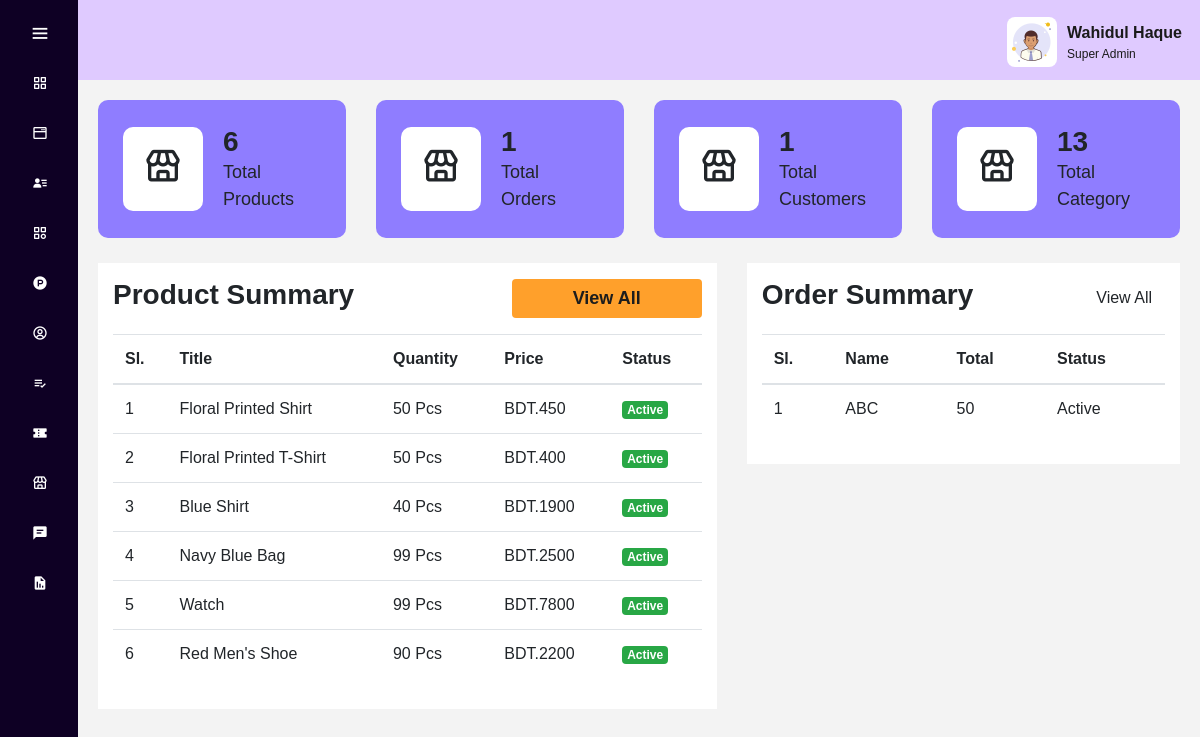
Page /views/admin/dashboard.php (signed in) on the committed database.
### tables this page shows
CREATE TABLE `products` (
  `id` int(10) UNSIGNED NOT NULL,
  `title` varchar(255) NOT NULL,
  `slug` varchar(255) NOT NULL,
  `s_desc` text DEFAULT NULL,
  `desc` text DEFAULT NULL,
  `quantity` int(10) UNSIGNED NOT NULL DEFAULT 1,
  `regular_price` int(11) NOT NULL DEFAULT 0,
  `offer_price` int(11) NOT NULL,
  `sku_code` varchar(255) DEFAULT NULL,
  `product_type` int(11) NOT NULL DEFAULT 0,
  `tags` varchar(255) DEFAULT NULL,
  `featured_item` int(11) NOT NULL DEFAULT 0,
  `status` int(11) NOT NULL DEFAULT 0,
  `cat_id` int(11) NOT NULL,
  `image` text DEFAULT NULL
);

### controller/admin/OrderController.php (called while the page is built, shortened)
<?php
    function getAllOrders(){
        $db = dbConnection();
        $sql_query  = "SELECT * FROM `orders`";
        $result     = mysqli_query($db, $sql_query);
        return $result;
    }
?>

### controller/admin/ReviewController.php (called while the page is built, shortened)
<?php
    function getAllReviews(){
        $db = dbConnection();
        $sql_query  = "SELECT * FROM `reviews`";
        $result     = mysqli_query($db, $sql_query);
        return $result;
    }
?>

### controller/admin/CategoryController.php (called while the page is built, shortened)
<?php
    function getAllCategory(){
        $db = dbConnection();
        $sql_query  = "SELECT * FROM `categories`";
        $result     = mysqli_query($db, $sql_query);
        return $result;
    }
?>

### views/admin/dashboard.php (the view, shortened to what this page needs)
<?php
    include "../../controller/admin/OrderController.php";
    include "../../controller/admin/ReviewController.php";
    if(isset($_SESSION['user'])){
        $sql_query      = "select * from products";
        $allProducts    = mysqli_query($db, $sql_query);
        $sl_product     = 1;
?>
    <!DOCTYPE html>
    <html lang="en">
    <head>
        <?php include "includes/css.php"; ?>
    </head>
<body>
    <section class="main">
        <?php include "includes/sidebar.php";?>
        <div class="home_content">
            <?php include "includes/topbar.php";?>
            <div class="content_area">
                <div class="row db-toprow">
                    <div class="col-md-3">
                        <div class="dash-box">
                            <div class="icon-box">
                                <i class="bx bx-store"></i>
                            </div>
                            <div class="text-box">
                                <h4><?=mysqli_num_rows($allProducts)?></h4>
                                <p>Total Products</p>
                            </div>
                        </div>
                    </div>
                    <div class="col-md-3">
                        <div class="dash-box">
                            <div class="icon-box">
                                <i class="bx bx-store"></i>
                            </div>
                            <div class="text-box">
                                <h4><?=mysqli_num_rows(getAllOrders())?></h4>
                                <p>Total Orders</p>
                            </div>
                        </div>
                    </div>
                    <div class="col-md-3">
                        <div class="dash-box">
                            <div class="icon-box">
                                <i class="bx bx-store"></i>
                            </div>
                            <div class="text-box">
                                <h4><?=mysqli_num_rows(getAllReviews())?></h4>
                                <p>Total Customers</p>
                            </div>
                        </div>
                    </div>
                    <div class="col-md-3">
                        <div class="dash-box">
                            <div class="icon-box">
                                <i class="bx bx-store"></i>
                            </div>
                            <div class="text-box">
                                <h4><?=mysqli_num_rows(getAllCategory())?></h4>
                                <p>Total Category</p>
                            </div>
                        </div>
                    </div>
                </div>
                <div class="row db-midrow">
                    <div class="col-md-7">
                        <div class="table-box">
                            <div class="tbl-head">
                                <h4>Product Summary</h4>
                                <a href="product.php?do=Manage" class="btn btn-custom">View All</a>
                            </div>
                            <table class="table">
                                <thead>
                                    <th>Sl.</th>
                                    <th>Title</th>
                                    <th>Quantity</th>
                                    <th>Price</th>
                                    <th>Status</th>
                                </thead>
                                <tbody>
                                <?php
                                    while($item = mysqli_fetch_object($allProducts) ){
                                        ?>
                                            <tr>
                                                <td><?=$sl_product++?></td>
                                                <td><?=$item->title?></td>
                                                <td><?=$item->quantity?> Pcs</td>
                                                <td>BDT.<?=$item->regular_price?></td>
                                                <td>
                                                    <?php
                                                        if($item->status == 1){
                                                            ?>
                                                                <span class="badge badge-success">Active</span>
                                                            <?php
                                                        }
                                                        else if($item->status == 0){
                                                            ?>
                                                                <span class="badge badge-danger">Inactive</span>
                                                            <?php
                                                        }
                                                    ?>
                                                </td>
                                            </tr>
                                        <?php
                                    }
                                ?>
                                </tbody>
                            </table>
                        </div>
                    </div>
                    <div class="col-md-5">
                        <div class="table-box">
                            <div class="tbl-head">
                                <h4>Order Summary</h4>
                                <a href="products.html" class="btn">View All</a>
                            </div>
                            <table class="table">
                                <thead>
                                    <th>Sl.</th>
                                    <th>Name</th>
                                    <th>Total</th>
                                    <th>Status</th>
                                </thead>
                                <tbody>
                                    <tr>
                                        <td>1</td>
                                        <td>ABC</td>
                                        <td>50</td>
                                        <td>Active</td>
                                    </tr>
                                </tbody>
                            </table>
                        </div>
                    </div>
                </div>
            </div>
        </div>
    </section>
</body>
</html>
<?php
    }
    else{
        header('location: ../login.php');
    }
?>

### views/admin/includes/css.php (shortened to what this page needs)
<link rel="stylesheet" href="https://cdn.jsdelivr.net/npm/bootstrap@4.6.0/dist/css/bootstrap.min.css">
<link rel="stylesheet" href="https://cdnjs.cloudflare.com/ajax/libs/font-awesome/5.15.3/css/all.min.css" />
<link rel="stylesheet" href="../../assets/admin/css/adm_style.css">
<link href='https://unpkg.com/boxicons@2.0.7/css/boxicons.min.css' rel='stylesheet'>

### views/admin/includes/sidebar.php (shortened to what this page needs)
<div class="sidebar">
    <div class="logo_content">
        <i class='bx bx-menu' id="btn-sidebar"></i>
    </div>
    <ul class="nav_list list-unstyled">
        <li>
            <a href="dashboard.php">
                <i class='bx bx-grid-alt' ></i>
            </a>
        </li>
        <li>
            <a href="webinfo.php?do=Manage">
                <i class='bx bx-window-alt'></i>
            </a>
        </li>
        <li>
            <a href="users.php?do=Manage">
                <i class='bx bxs-user-detail'></i>
            </a>
        </li>
        <li>
            <a href="category.php?do=Manage">
                <i class='bx bx-category' ></i>
            </a>
        </li>
        <li>
            <a href="product.php?do=Manage">
                <i class='bx bxl-product-hunt' ></i>
            </a>
        </li>
        <li>
            <a href="customers.php?do=Manage">
                <i class='bx bx-user-circle' ></i>
            </a>
        </li>
        <li>
            <a href="orders.php?do=Manage">
                <i class='bx bx-list-check' ></i>
            </a>
        </li>
        <li>
            <a href="coupons.php?do=Manage">
                <i class='bx bxs-coupon' ></i>
            </a>
        </li>
        <li>
            <a href="payments.php?do=Manage">
                <i class='bx bx-store' ></i>
            </a>
        </li>
        <li>
            <a href="reviews.php?do=Manage">
                <i class='bx bxs-comment-detail'></i>
            </a>
        </li>
        <li>
            <a href="reports.php?do=Manage">
                <i class='bx bxs-report' ></i>
            </a>
        </li>
    </ul>
</div>

### views/admin/includes/topbar.php (shortened to what this page needs)
<?php
    if(strpos($_SERVER['REQUEST_URI'], "product")){
        ?>
        <div class="topbar">
            <div class="search_box">
                <i class='bx bx-search-alt'></i>
                <input type="text" placeholder="Search" class="search">
            </div>
            <div class="profile_content dropdown">
                <a href="pages/profile.html" class="profile_btn dropdown-toggle" type="button" id="dropdownMenuButton" data-toggle="dropdown" aria-haspopup="true" aria-expanded="false">
                    <div class="profile">
                        <div class="profile_details">
                            <img src="../../assets/img/users/<?=$_SESSION['user']['image']?>" alt="">
                            <div class="name_job">
                                <div class="name"><?= (isset($_SESSION['user'])) ? $_SESSION['user']['name'] : "Demo Name"; ?></div>
                                <div class="job"><?= ($_SESSION['user']['user_type'] == "ADM") ? "Super Admin" : ""; ?></div>
                            </div>
                        </div>
                    </div>
                    <div class="dropdown-menu" aria-labelledby="dropdownMenuButton">
                        <a class="dropdown-item" href="profile.php?do=Manage">Profile</a>
                        <a class="dropdown-item" href="change-pass.php">Change Password</a>
                        <a class="dropdown-item" href="../../controller/LogoutController.php">Logout</a>
                    </div>
                </a>
            </div>
        </div>
        <?php
    }
    else{
        ?>
        <div class="topbar">
            <div class="profile_content dropdown">
                <a href="pages/profile.html" style="" class="profile_btn dropdown-toggle" type="button" id="dropdownMenuButton" data-toggle="dropdown" aria-haspopup="true" aria-expanded="false">
                    <div class="profile">
                        <div class="profile_details">
                            <img src="../../assets/img/users/<?=$_SESSION['user']['image']?>" alt="">
                            <div class="name_job">
                                <div class="name"><?= (isset($_SESSION['user'])) ? $_SESSION['user']['name'] : "Demo Name"; ?></div>
                                <div class="job"><?= ($_SESSION['user']['user_type'] == "ADM") ? "Super Admin" : ""; ?></div>
                            </div>
                        </div>
                    </div>
                </a>
            </div>
        </div>
        <?php
    }
?>

### assets/admin/css/adm_style.css (style rules this page uses)
* { margin: 0; padding: 0; box-sizing: border-box; font-family: 'Poppins',sans-serif; }
body { position: relative; min-height: 100vh; overflow: hidden; }
.sidebar { height: 100vh; width: 78px; position: fixed; top: 0; left: 0; background: rgb(14, 0, 36); padding: 8px 15px; transition: 0.4s all ease-in-out; }
.sidebar #btn-sidebar { position: relative; color: #fff; font-size: 22px; height: 50px; width: 50px; text-align: center; line-height: 50px; }
.sidebar ul li { height: 50px; position: relative; width: 100%; }
.sidebar ul li a { color: white; display: flex; align-items: center; text-decoration: none; transition: 0.3s all ease-in-out; border-radius: 6px; }
.sidebar ul li i { height: 50px; min-width: 50px; border-radius: 12px; line-height: 50px; text-align: center; }
.home_content { width: calc(100% - 78px); height: 100%; position: absolute; left: 78px; z-index: 1; transition: 0.4s all ease-in-out; overflow: auto; }
.topbar { max-height: 80px; width: 100%; background: rgb(223, 202, 255); justify-content: space-between; display: flex; align-items: center; padding: 10px; }
.topbar .profile_content { color: #fff; top: 0; right: 0; }
.topbar .profile_content .profile { position: relative; padding: 10px 8px; height: 60px; color: rgb(26, 26, 26); }
.topbar .profile_content .profile .profile_details { display: flex; align-items: center; }
.profile .profile_details img { height: 50px; width: 50px; object-fit: contain; border-radius: 8px; background: rgb(255, 255, 255); }
.profile .profile_details .name_job { margin-left: 10px; }
.profile .profile_details .name { font-size: 16px; font-weight: 600; }
.profile .profile_details .job { font-size: 12px; font-weight: 400; }
.home_content .content_area { padding: 20px; background-color: rgb(243, 243, 243); object-fit: cover; min-height: 100vh; }
.db-toprow { align-items: center; justify-content: space-between; }
.dash-box { display: flex; align-items: center; justify-content: start; background-color: rgb(143, 125, 255); padding: 25px; border-radius: 10px; }
.dash-box .icon-box { padding: 20px; border-radius: 10px; background-color: white; margin-right: 10px; -webkit-border-radius: 10px; -moz-border-radius: 10px; -ms-border-radius: 10px; -o-border-radius: 10px; }
.icon-box i { font-size: 40px; }
.dash-box .text-box { margin-left: 10px; }
.dash-box .text-box p { margin: 0; font-size: 18px; }
.dash-box .text-box h4 { margin: 0; font-size: 28px; font-weight: 700; }
.db-midrow { margin-top: 25px; }
.table-box { padding: 15px; background-color: #fff; }
.table-box h4 { font-size: 28px; font-weight: 700; }
.table-box .tbl-head { display: flex; justify-content: space-between; align-items: center; margin-bottom: 15px; z-index: 9999; }
.btn-custom { background-color: rgb(255, 160 ,43); font-size: 18px; font-weight: 700; color: rgb(29, 29, 29); padding: 5px 60px; transition: 0.3s all ease-in-out; }
.profile_btn { text-decoration: none!important; }
.profile_btn::after { content: none; }

### rows in the picture
products: title "Floral Printed Shirt", quantity "50", regular_price "450", status "Active"
products: title "Floral Printed T-Shirt", quantity "50", regular_price "400", status "Active"
products: title "Blue Shirt", quantity "40", regular_price "1900", status "Active"
products: title "Navy Blue Bag", quantity "99", regular_price "2500", status "Active"
products: title "Watch", quantity "99", regular_price "7800", status "Active"
products: title "Red Men's Shoe", quantity "90", regular_price "2200", status "Active"

### other values in the picture
$_SESSION['user']['name'] "Wahidul Haque"
mysqli_num_rows($allProducts) "6"
mysqli_num_rows(getAllOrders()) "1"
mysqli_num_rows(getAllReviews()) "1"
mysqli_num_rows(getAllCategory()) "13"
